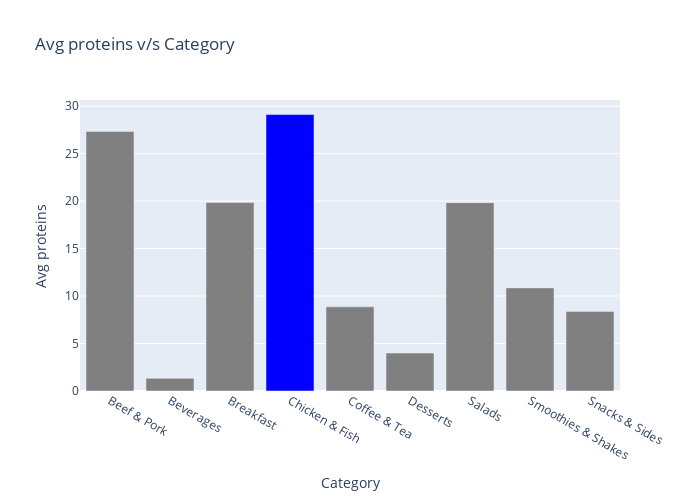

Notebook cell for this chart:
### Markdown cell above
#### 5)average proteins distribution for each category

### Code cell
prot=pd.DataFrame(df.groupby('Category')['Protein'].mean())

colors = ['gray']*9
colors[3] = 'Blue'

fig = go.Figure(data=go.Bar(
     x=prot.index,
     y=prot['Protein'],
     marker_color=colors
))

fig.update_layout(height=500, width=700, title='Avg proteins v/s Category')
fig.update_xaxes(title='Category')
fig.update_yaxes(title='Avg proteins')
fig.show()
# pio.write_html(fig, file="embedGraphInYourWebsite/avgProteinVsCat.html", auto_open=True)

### Figure 1 — Plotly figure (JSON) as saved in the notebook; plotly's stock layout.template omitted (floating-point values rounded to 4 significant figures)
{"data": [{"marker": {"color": ["gray", "gray", "gray", "Blue", "gray", "gray", "gray", "gray", "gray"]}, "type": "bar", "x": ["Beef & Pork", "Beverages", "Breakfast", "Chicken & Fish", "Coffee & Tea", "Desserts", "Salads", "Smoothies & Shakes", "Snacks & Sides"], "y": [27.33, 1.333, 19.86, 29.11, 8.863, 4, 19.83, 10.86, 8.385]}], "layout": {"height": 500, "title": {"text": "Avg proteins v/s Category"}, "width": 700, "xaxis": {"title": {"text": "Category"}}, "yaxis": {"title": {"text": "Avg proteins"}}}}
